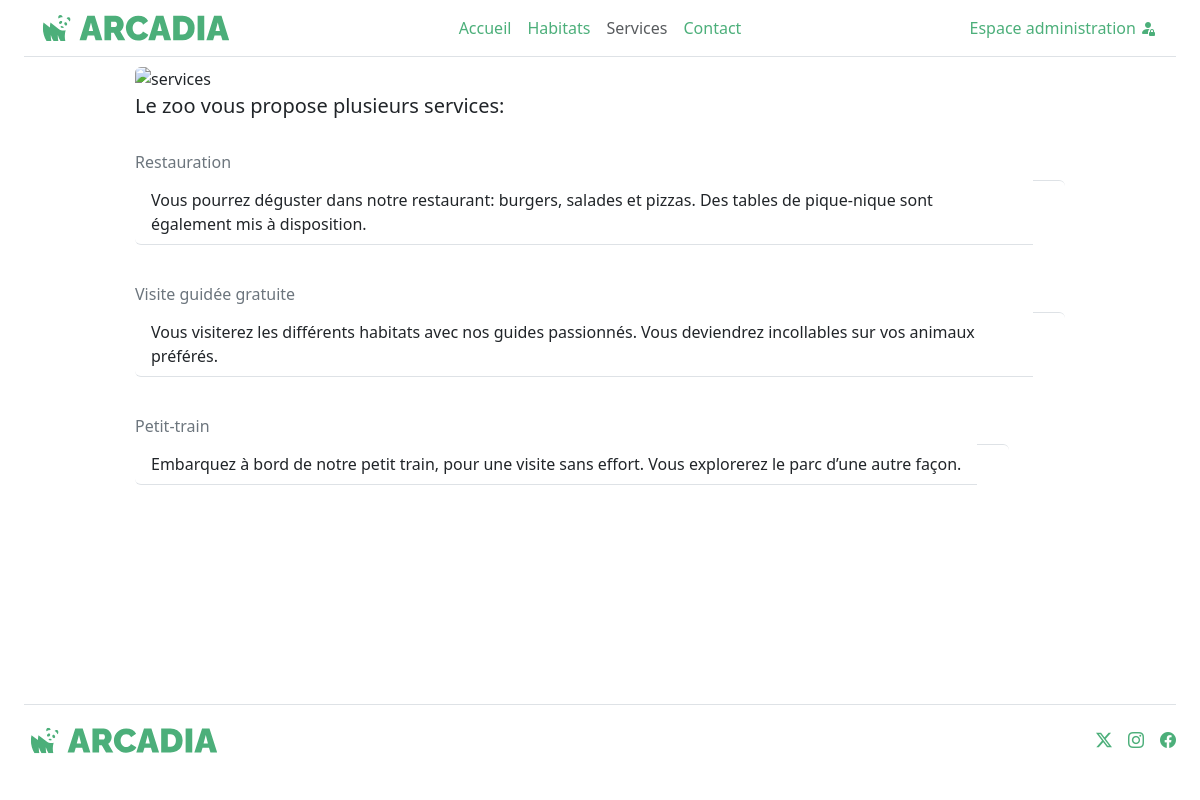
The app's page /index.php?controller=service&action=list with its own data.
### tables this page shows
CREATE TABLE IF NOT EXISTS `service` (
  `id` int(10) unsigned NOT NULL AUTO_INCREMENT,
  `title` varchar(50) NOT NULL,
  `description` text NOT NULL DEFAULT '',
  `user_id` int(11) NOT NULL,
  PRIMARY KEY (`id`)
);

### index.php (called while the page is built, shortened)
<?php
$controller = new Controller();
$controller->route();

### db_config.php (called while the page is built, shortened)
<?php
if (file_exists(__DIR__ . '/.env')) {
    $dotenv = Dotenv::createImmutable(__DIR__);
    $dotenv->load();
    return [
        'db_name' => $_ENV['DB_NAME'],
        'db_user' => $_ENV['DB_USER'],
        'db_password' => $_ENV['DB_PASSWORD'],
        'db_port' => $_ENV['DB_PORT'],
        'db_host' => $_ENV['DB_HOST'],
    ];
} else {
    return [
        'db_name' => $_ENV['DB_NAME'],
        'db_user' => $_ENV['DB_USER'],
        'db_password' => $_ENV['DB_PASSWORD'],
        'db_port' => $_ENV['DB_PORT'],
        'db_host' => $_ENV['DB_HOST'],
    ];
}

### src/Db/Mysql.php (called while the page is built, shortened)
<?php
class Mysql
{
    private $db_name;
    private $db_user;
    private $db_password;
    private $db_port;
    private $db_host;
    private $pdo = null;
    private static $_instance = null;
    private function __construct()
    {
        $conf = require_once _ROOTPATH_ . '/db_config.php';
    }
    public static function getInstance(): self
    {
        if (is_null(self::$_instance)) {
            self::$_instance = new Mysql();
        }
        return self::$_instance;
    }
    public function getPDO(): \PDO
    {
        if (is_null($this->pdo)) {
            $this->pdo = new \PDO('mysql:dbname=' . $this->db_name . ';charset=utf8;host=' . $this->db_host . ':' . $this->db_port, $this->db_user, $this->db_password);
        }
        return $this->pdo;
    }
}

### src/Repository/Repository.php (called while the page is built, shortened)
<?php
class Repository
{
    public function __construct()
    {
        $mysql = Mysql::getInstance();
        $this->pdo = $mysql->getPDO();
    }
}

### src/Repository/ServiceRepository.php (called while the page is built, shortened)
<?php
class ServiceRepository extends Repository
{
    public function findAll()
    {
        $query = $this->pdo->prepare("SELECT * FROM service");
        $query->execute();
        $services = $query->fetchAll($this->pdo::FETCH_ASSOC);
        $servicesList = [];
        foreach ($services as $service) {
            $servicesList[] = Service::createAndHydrate($service);
        }
        return $servicesList;
    }
}

### src/Entity/Entity.php (called while the page is built, shortened)
<?php
class Entity
{
    public static function createAndHydrate(array $data): static
    {
        $entity = new static();
        $entity->hydrate($data);
        return $entity;
    }
    public function hydrate(array $data)
    {
        if (count($data) > 0) {
            foreach ($data as $key => $value) {
                $methodName = 'set' . StringTools::toPascalCase($key);
            }
        }
    }
}

### src/Tools/StringTools.php (called while the page is built, shortened)
<?php
class StringTools
{
    public static function toCamelCase($value, $pascalCase = false)
    {
        $value = ucwords(str_replace(array('-', '_'), ' ', $value));
        $value = str_replace(' ', '', $value);
        if ($pascalCase === false) {
            return lcfirst($value);
        } else {
            return $value;
        }
    }
    public static function toPascalCase($value)
    {
        return self::toCamelCase($value, true);
    }
}

### src/Entity/Service.php (called while the page is built, shortened)
<?php
class Service extends Entity
{
    protected string $title = '';
    protected string $description = '';
    public function setId($id): self
    {
        return $this;
    }
    public function getTitle(): string
    {
        return $this->title;
    }
    public function setTitle($title): self
    {
        $this->title = $title;
        return $this;
    }
    public function getDescription(): string
    {
        return $this->description;
    }
    public function setDescription($description): self
    {
        $this->description = $description;
        return $this;
    }
    public function setUserId($user_id): self
    {
        return $this;
    }
}

### templates/service/list.php (the view, shortened to what this page needs)
<?php require_once _ROOTPATH_ . '/templates/header.php';
use App\Security\Security; ?>
<main class="container">
    <div class="col-10 mx-auto">
        <div>
            <img src="/assets/img/restauration.jpg" class="img-fluid rounded" alt="services">
            <p class="lead">Le zoo vous propose plusieurs services:</p>
        </div>
        <?php foreach ($services as $service) : ?>
            <div class="py-3">
                <h6 class="text-secondary"><?= $service->getTitle(); ?> </h6>
                <ul class="list-group list-group-flush list-group-horizontal">
                    <li class="list-group-item "><?= $service->getDescription(); ?></li>
                    <li class="list-group-item">
                </ul>
                <div class="d-flex justify-content-around pt-2">
                </div>
            </div>
        <?php endforeach; ?>
</main>
<?php require_once _ROOTPATH_ . '/templates/footer.php'; ?>

### records on screen
service: title "Restauration", description "Vous pourrez déguster dans notre restaurant: burgers, salades et pizzas. Des tables de pique-nique sont également mis à disposition."
service: title "Visite guidée gratuite", description "Vous visiterez les différents habitats avec nos guides passionnés. Vous deviendrez incollables sur vos animaux préférés."
service: title "Petit-train", description "Embarquez à bord de notre petit train, pour une visite sans effort. Vous explorerez le parc d’une autre façon."
